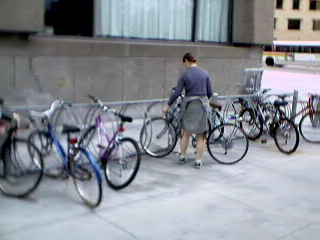
#> input picture Random_Images_Dataset_1/images/00004.jpg, 320 x 240 px; its folder holds 4 pictures in this run
$ python jpg2pgm.py
#> lines starting #> are read from the running program, lines starting #| are printed output that depends on the picture
# coding=utf-8
from PIL import Image
import os.path
import glob

num = 0
def jpg2pgm( jpg_file , pgm_dir , num ):
    # 首先打开jpg文件
#> called with jpg_file = 'Random_Images_Dataset_1/images/00004.jpg', pgm_dir = 'Random_Images_Dataset_1/pgm', num = 0
    jpg = Image.open( jpg_file )
#> jpg is the input picture: PIL image 320x240 RGB; mean R, G, B 136.6, 141, 148.3
    jpg = jpg.convert('L')
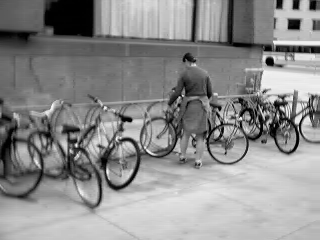
#> jpg: PIL image 320x240 L; min 0, max 250, mean 140.6
    size = jpg.size
#> size = (320, 240)
    sy = size[1] # height
#> sy = 240
    sx = size[0] # width
#> sx = 320
    # resize , 双线性插值
    jpg = jpg.resize( (sx,sy) , Image.BILINEAR )
    # 调用 python 函数 os.path.join , os.path.splitext , os.path.basename ，产生目标pgm文件名
    name =(str)(os.path.join( pgm_dir , os.path.splitext( os.path.basename(str(num)) )[0] ))+".pgm"
    # name =(str)(num)+".pgm"
    # 创建目标pgm 文件
    jpg.save( name )


# 将所有的jpg文件放在当前工作目录，或者 cd {存放jpg文件的目录}
for jpg_file in glob.glob('Random_Images_Dataset_1/images/*.jpg'):
    jpg2pgm( jpg_file , 'Random_Images_Dataset_1/pgm' , num )
    num += 1
#> pass 2 of the loop `for jpg_file in glob.glob('Random_Images_Dataset_1/images/*.jpg'):`:
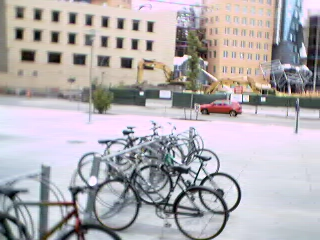
#> input picture Random_Images_Dataset_1/images/00023.jpg, 320 x 240 px
#> in jpg2pgm, jpg is the input picture: PIL image 320x240 RGB; mean R, G, B 178.6, 174.2, 177.7
#> in jpg2pgm (call 2), `jpg = jpg.convert('L')`:
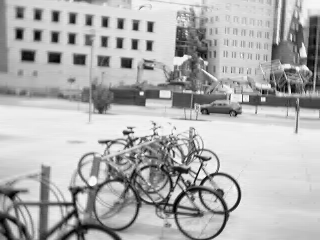
#> jpg: PIL image 320x240 L; min 0, max 254, mean 175.9
#> pass 3 of the loop `for jpg_file in glob.glob('Random_Images_Dataset_1/images/*.jpg'):`:
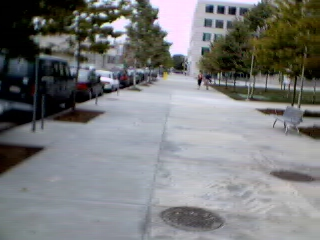
#> input picture Random_Images_Dataset_1/images/00155.jpg, 320 x 240 px
#> in jpg2pgm, jpg is the input picture: PIL image 320x240 RGB; mean R, G, B 121.7, 123.1, 123.6
#> in jpg2pgm (call 3), `jpg = jpg.convert('L')`:
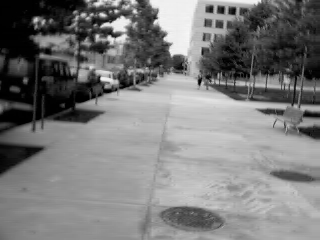
#> jpg: PIL image 320x240 L; min 0, max 248, mean 122.8
#> the loop made 4 passes; the first 3 are shown
